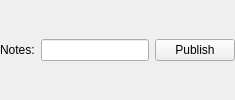
         <widget class="QFrame" name="notes_frame">
          <property name="enabled">
           <bool>true</bool>
          </property>
          <property name="sizePolicy">
           <sizepolicy hsizetype="Preferred" vsizetype="Maximum">
            <horstretch>0</horstretch>
            <verstretch>0</verstretch>
           </sizepolicy>
          </property>
          <property name="frameShape">
           <enum>QFrame::NoFrame</enum>
          </property>
          <property name="frameShadow">
           <enum>QFrame::Plain</enum>
          </property>
          <property name="lineWidth">
           <number>0</number>
          </property>
          <layout class="QHBoxLayout" name="notes_horizontalLayout">
           <property name="margin">
            <number>0</number>
           </property>
           <item>
            <widget class="QLabel" name="notes_label">
             <property name="text">
              <string>Notes:</string>
             </property>
            </widget>
           </item>
           <item>
            <widget class="QLineEdit" name="notes_textEdit">
             <property name="mandatoryField" stdset="0">
              <bool>false</bool>
             </property>
            </widget>
           </item>
           <item>
            <widget class="QPushButton" name="publish_pushButton">
             <property name="sizePolicy">
              <sizepolicy hsizetype="Maximum" vsizetype="Fixed">
               <horstretch>0</horstretch>
               <verstretch>0</verstretch>
              </sizepolicy>
             </property>
             <property name="text">
              <string>Publish</string>
             </property>
             <property name="default">
              <bool>false</bool>
             </property>
             <property name="flat">
              <bool>false</bool>
             </property>
            </widget>
           </item>
          </layout>
         </widget>
